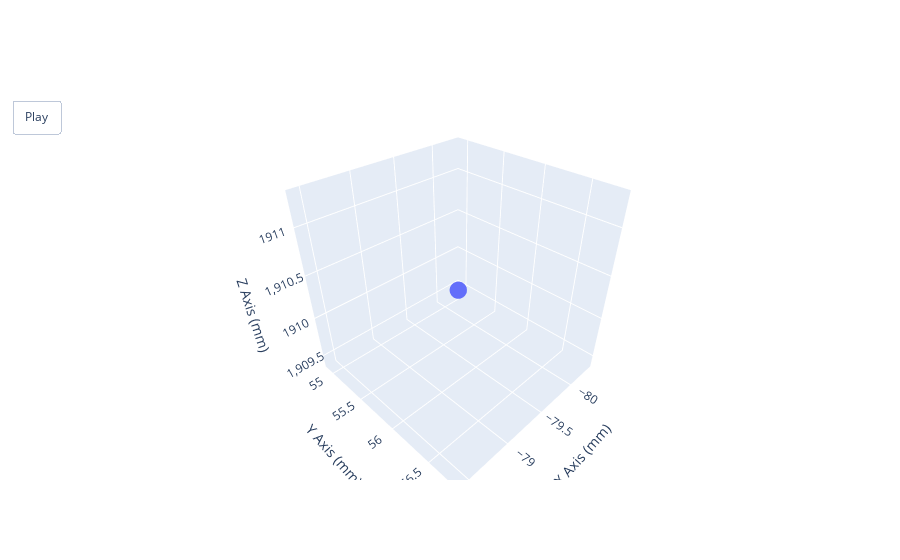

Here is the notebook cell this chart was saved with:
### Code cell
import plotly.graph_objects as go

# Create a 3D scatter plot with animation frames
def create_3d_animation(com_data, frame_step=1):
    # Initialize the 3D scatter plot
    fig = go.Figure(
        data=[go.Scatter3d(x=[com_data[0, 0]], y=[com_data[0, 1]], z=[com_data[0, 2]],
                           mode='markers',
                           marker=dict(size=6))],
        layout=go.Layout(updatemenus=[dict(type='buttons', showactive=False,
                                           buttons=[dict(label='Play',
                                                         method='animate',
                                                         args=[None, {'frame': {'duration': 100, 'redraw': True}, 'fromcurrent': True}])])]),
        frames=[go.Frame(data=[go.Scatter3d(x=com_data[:i:frame_step, 0], y=com_data[:i:frame_step, 1], z=com_data[:i:frame_step, 2],
                                            mode='markers',
                                            marker=dict(size=6))]) for i in range(1, len(com_data), frame_step)]
    )

    # Set axis labels
    fig.update_layout(scene=dict(xaxis_title='X Axis (mm)', yaxis_title='Y Axis (mm)', zaxis_title='Z Axis (mm)'))

    # Display the animation
    fig.show()

# Create the animation using the com_frame_xyz data
create_3d_animation(com_frame_xyz)

### Figure 1 — Plotly figure (JSON) as saved in the notebook; plotly's stock layout.template omitted (floating-point values rounded to 4 significant figures)
{"data": [{"marker": {"size": 6}, "mode": "markers", "type": "scatter3d", "x": [-79.37], "y": [55.86], "z": [1910.0]}], "layout": {"scene": {"xaxis": {"title": {"text": "X Axis (mm)"}}, "yaxis": {"title": {"text": "Y Axis (mm)"}}, "zaxis": {"title": {"text": "Z Axis (mm)"}}}, "updatemenus": [{"buttons": [{"args": [null, {"frame": {"duration": 100, "redraw": true}, "fromcurrent": true}], "label": "Play", "method": "animate"}], "showactive": false, "type": "buttons"}]}}
